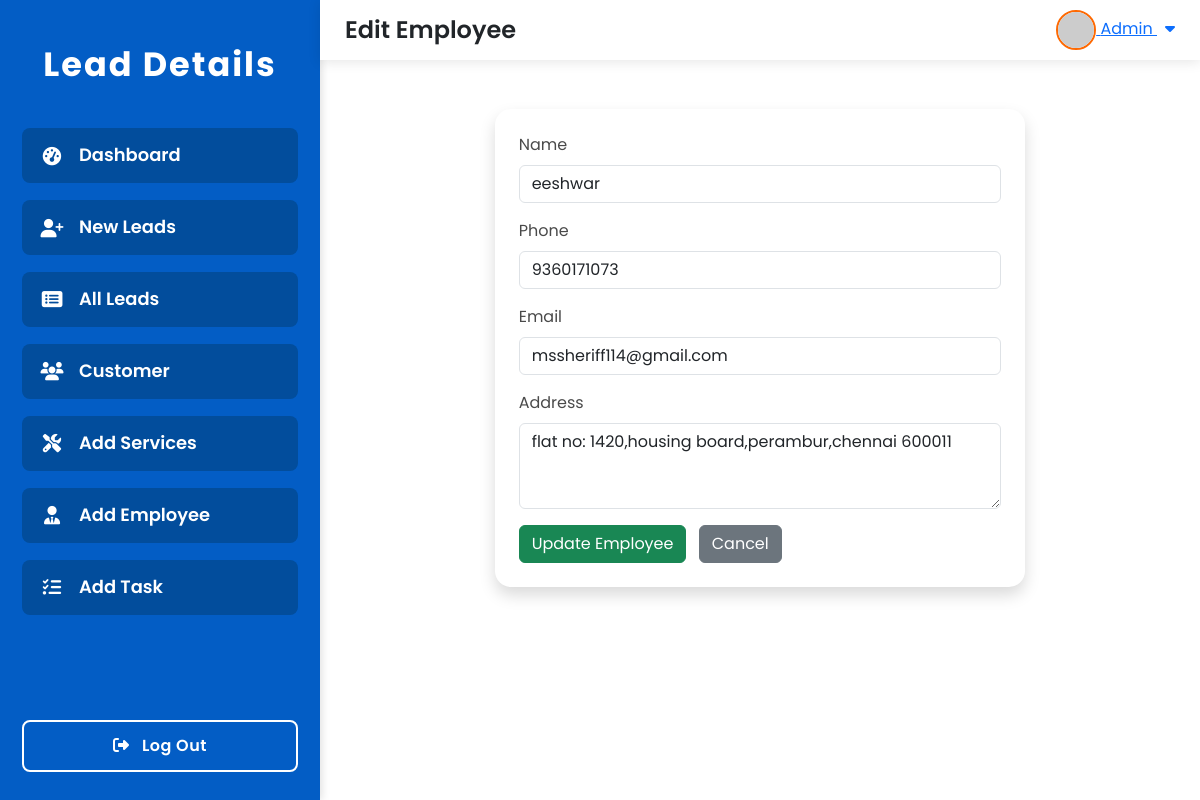
/employee/edit/3/, run on the app's committed database.
### lead/models.py (models this page shows, shortened)
class Employee(models.Model):
    employee_id = models.CharField(max_length=20, unique=True)
    employee_name = models.CharField(max_length=100)
    phone_number = models.CharField(max_length=15)
    email = models.EmailField()
    address = models.TextField()

### lead/views.py (the view)
# urls.py: path('employee/edit/<int:employee_id>/', views.edit_employee, name='edit_employee'),
def edit_employee(request, employee_id):
    employee = get_object_or_404(Employee, pk=employee_id)
    if request.method == 'POST':
        return redirect('employee_list')
    else:
        context = {'employee': employee}
        return render(request, 'edit_employee.html', context)

### lead/templates/edit_employee.html (shortened to what this page needs)
{% extends 'base.html' %}
{% block page_title %}Edit Employee{% endblock %}
{% block content %}
<div class="container my-4">
  <div class="col-12 col-md-8 mx-auto bg-white rounded-4 shadow p-4">
    <form method="post" autocomplete="off">
      <div class="mb-3">
        <label for="employee_name" class="form-label">Name</label>
        <input type="text" class="form-control" id="employee_name" name="employee_name" value="{{ employee.employee_name }}" required>
      </div>
      <div class="mb-3">
        <label for="phone_number" class="form-label">Phone</label>
        <input type="text" class="form-control" id="phone_number" name="phone_number" value="{{ employee.phone_number }}" required>
      </div>
      <div class="mb-3">
        <label for="email" class="form-label">Email</label>
        <input type="email" class="form-control" id="email" name="email" value="{{ employee.email }}">
      </div>
      <div class="mb-3">
        <label for="address" class="form-label">Address</label>
        <textarea class="form-control" id="address" name="address" rows="3">{{ employee.address }}</textarea>
      </div>
      <button type="submit" class="btn btn-success">Update Employee</button>
      <a href="{% url 'employee_list' %}" class="btn btn-secondary ms-2">Cancel</a>
    </form>
  </div>
</div>
{% endblock %}

### lead/templates/base.html (style rules this page uses)
:root { --menu-bg: #035dc5; --menu-highlight: #fe6902; --menu-item-bg: #024d9c; --menu-item-hover: #1677ff; --sidebar-width: 320px; --header-height: 60px; --transition-speed: 0.3s; }
html, body { height: 100%; margin: 0; padding: 0; font-family: 'Poppins', Arial, sans-serif; background: #0366c3; color: #4a4a4a; overflow-y: auto; }

### data on the page
Employee: employee_name "eeshwar", phone_number "9360171073", email "mssheriff114@gmail.com", address "flat no: 1420,housing board,perambur,chennai 600011"
